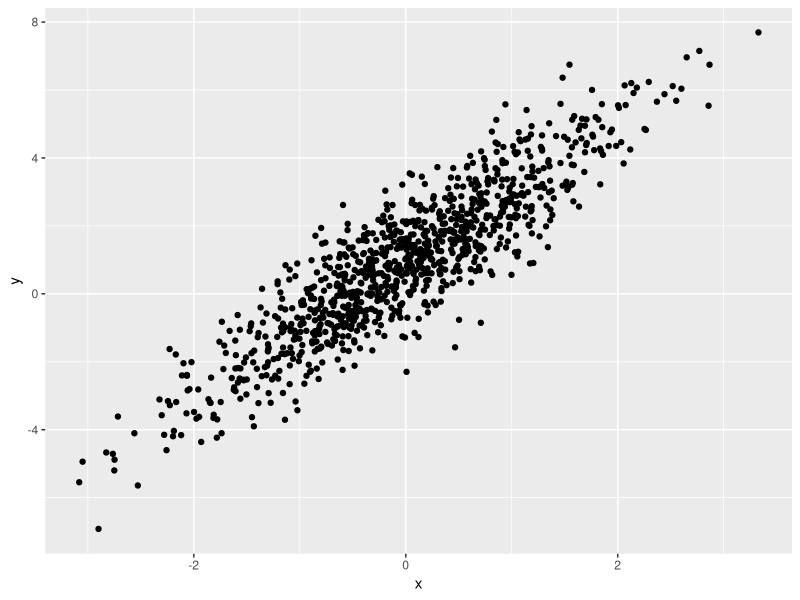

R code for this plot:
## ---- chunk 1
library(tidyverse)
## ---- chunk 2
samp = rnorm(100)
length(samp)
## ---- chunk 3

plot_df =
  tibble(
    x = rnorm(n = 1000),
    y = 1 + 2 * x + rnorm(n = 1000)
  )

ggplot(plot_df, aes(x = x, y = y)) + geom_point()

## ---- chunk 4
la_df =
  tibble(
    norm = rnorm(n=500, mean = 1),
    logical = norm > 0,
    abs_norm = abs(norm)
  )

# ggplot(la_df, aes(x = , y = y)) + geom_histogram()
